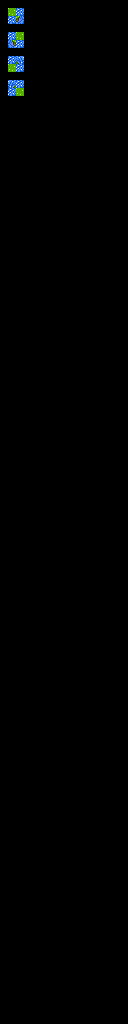

Tiled map render using the project's own tile images. Description and the map definition, with tile-layer contents summarised, below:
An orthogonal 16x128 tile map with 8x8 px tiles, 3 tile layers (regions, input1_automapping-input, output_automapping-output), 2 tilesets.

<map version="1.2" tiledversion="1.2.4" orientation="orthogonal" renderorder="left-up" width="16" height="128" tilewidth="8" tileheight="8" infinite="0" nextlayerid="4" nextobjectid="1">
 <tileset firstgid="1" source="../tilesets/overworld-tileset.tsx" />
 <tileset firstgid="641" source="../tilesets/overworld-automapping-input_tiles.tsx" />
 <layer id="1" name="regions" width="16" height="128">
  <data>[2048 cells, 16 non-empty, 1 distinct tile ids]</data>
 </layer>
 <layer id="2" name="input1_automapping-input" width="16" height="128">
  <data>[2048 cells, 16 non-empty, 2 distinct tile ids]</data>
 </layer>
 <layer id="3" name="output_automapping-output" width="16" height="128">
  <data>[2048 cells, 4 non-empty, 2 distinct tile ids]</data>
 </layer>
</map>
